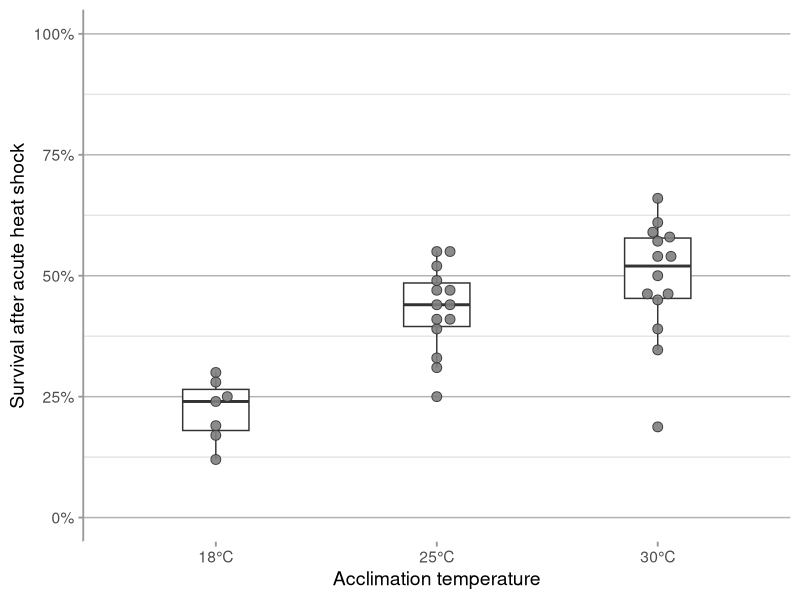
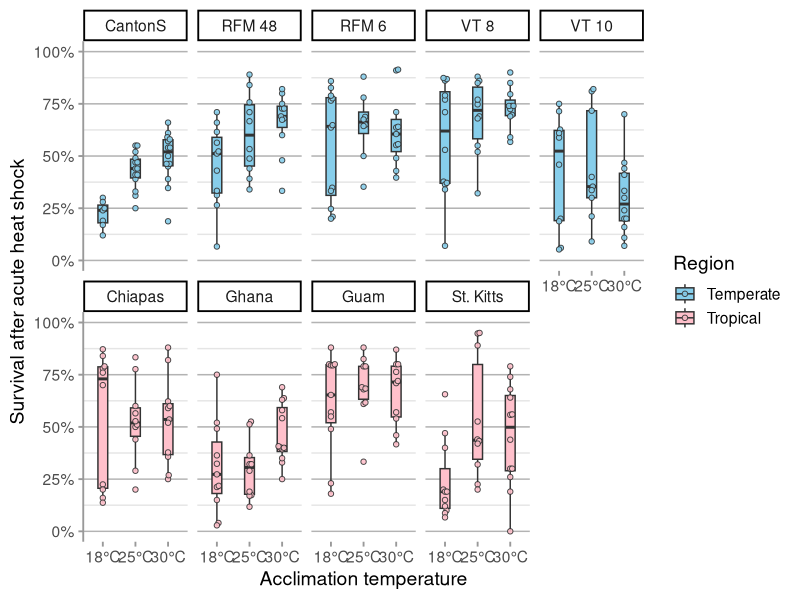
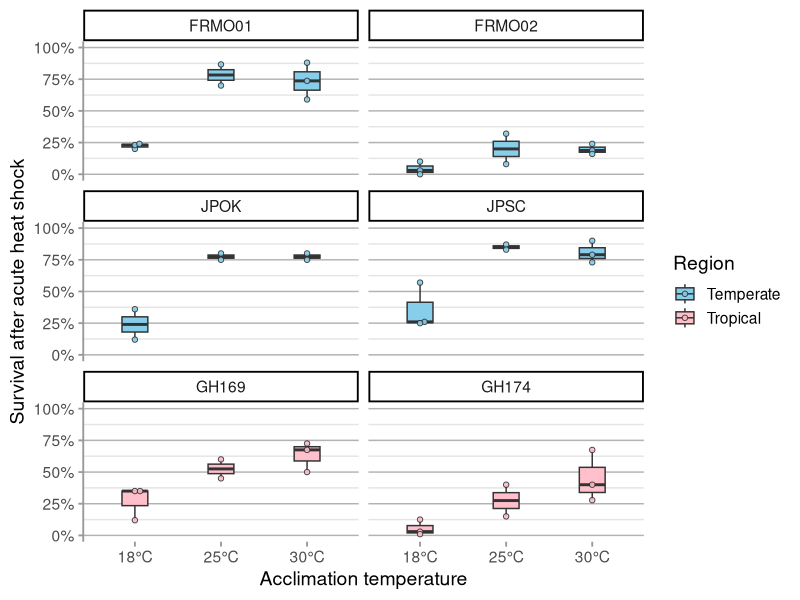
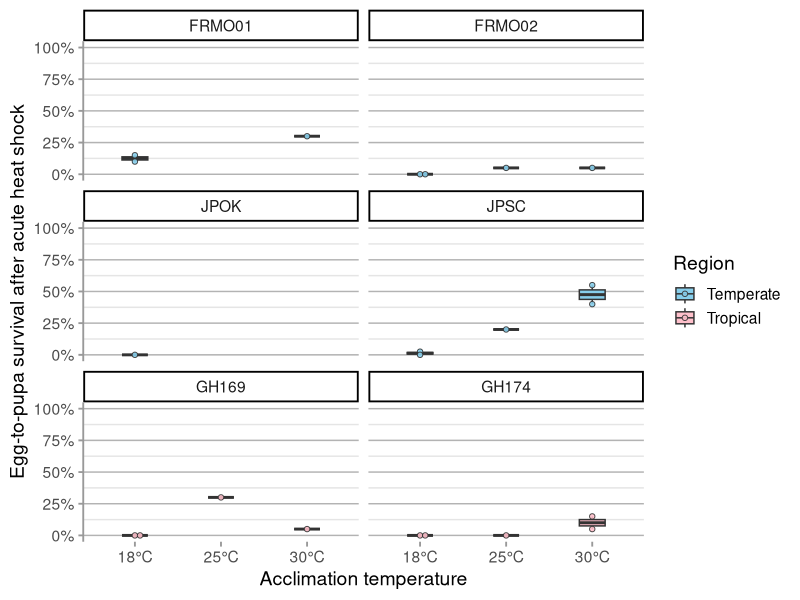
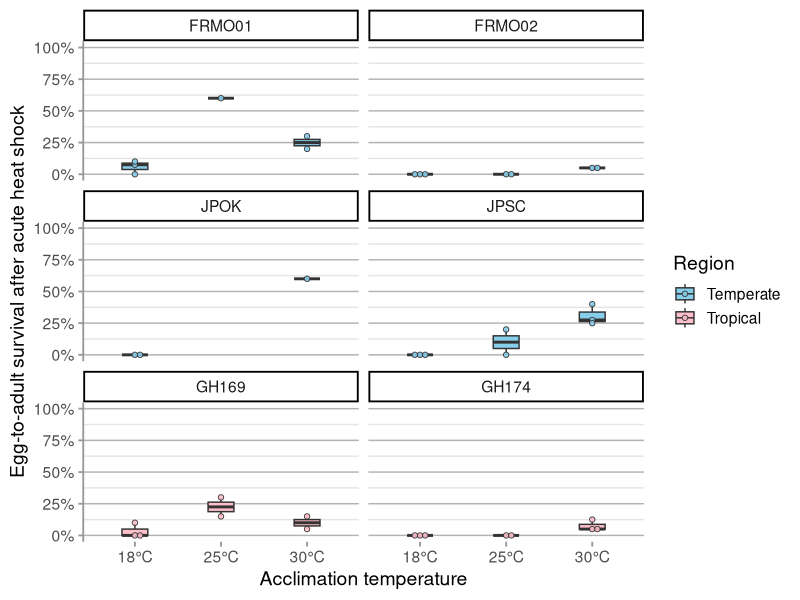
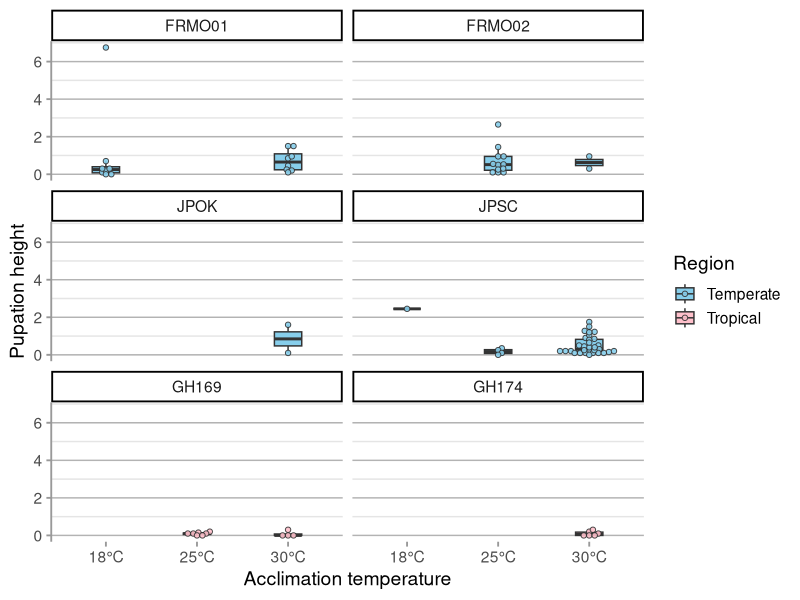
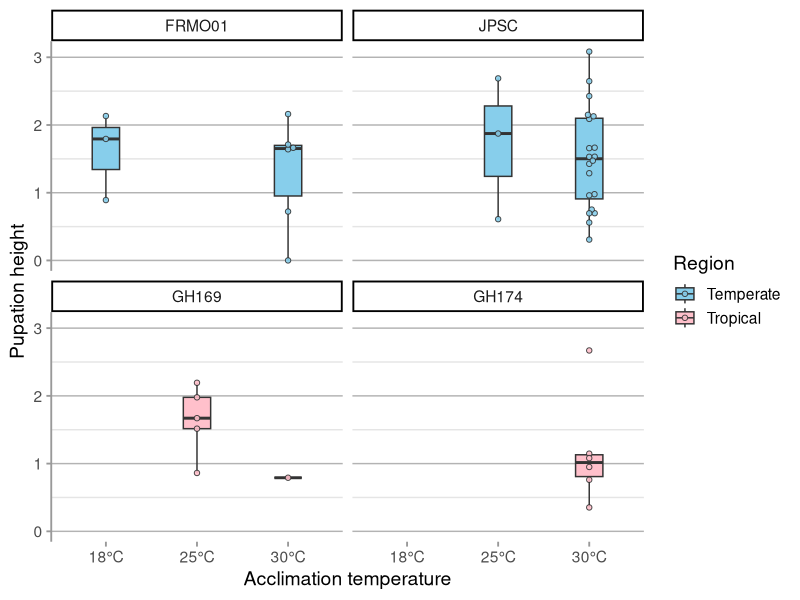

R code for these plots, in order:
## ---- chunk 1
# don't show echos, warnings, or messages
knitr::opts_chunk$set(echo = FALSE, 
                      warning = FALSE, 
                      message = FALSE,
                      comment = "")

# Load packages
require(tidyverse)
require(kableExtra)

# Load data
dat <- read_csv(here::here("pheno/data/embryo_acc_pheno.csv"))
dat_new <- read_csv(here::here("pheno/data/acclimation_survival_new_geno_summer_2022.csv"))
dat_ph <- read_csv(here::here("pheno/data/acclimation_pupation_new_geno_summer_2022.csv"))
dat_ws <- read_csv(here::here("pheno/data/acclimation_walking_speed_new_geno_summer_2022.csv"))
## ---- chunk 2
# Plot Canton S survival data
dat %>%
  filter(Genotype == "CantonS") %>%
  filter(Stage == "Early") %>%
  mutate(Acclimation = paste0(Acclimation, "°C")) %>%
  ggplot(aes(x = Acclimation,
             y = Survival*100)) +
  geom_boxplot(width = 0.3,
              color = "grey20",
              outlier.shape = NA) +
  ggbeeswarm::geom_beeswarm(size = 3,
                            cex = 2,
                            shape = 21,
                            fill = "grey50",
                            color = "grey20",
                            alpha = 0.9) +
  scale_y_continuous(name = "Survival after acute heat shock",
                     limits = c(0, 100),
                     labels = function(x) paste0(x, "%")) + 
  theme_classic(base_size = 14) +
  labs(x = "Acclimation temperature") +
  theme(axis.line.y = element_line(color = "grey60"),
        axis.line.x = element_line(color = "grey100"),
        axis.ticks = element_line(color = "grey60"),
        panel.grid.major.y = element_line(color = "grey70", 
                                          size = 0.5),
        panel.grid.minor.y = element_line(color = "grey90", 
                                          size = 0.5))

## ---- chunk 3
# Plot data for individual genotypes
dat %>% 
  mutate(Genotype = factor(Genotype, 
                           levels = c("CantonS", "RFM 48", "RFM 6", 
                                      "VT 8", "VT 10", "Chiapas", 
                                       "Ghana", "Guam", "St. Kitts"))) %>%
  filter(Stage == "Early") %>%
  mutate(Acclimation = paste0(Acclimation, "°C")) %>%
  ggplot(aes(x = Acclimation,
             y = Survival*100,
             fill = Region)) +
  geom_boxplot(width = 0.3,
               color = "grey20",
               outlier.shape = NA) +
  ggbeeswarm::geom_beeswarm(size = 1.5,
                            cex = 2,
                            shape = 21,
                            color = "grey20",
                            alpha = 0.9) +
  scale_y_continuous(name = "Survival after acute heat shock",
                     limits = c(0, 100),
                     labels = function(x) paste0(x, "%")) + 
  theme_classic(base_size = 14) +
  scale_fill_manual(values = c("skyblue", "pink")) +
  labs(x = "Acclimation temperature") +
  theme(axis.line.y = element_line(color = "grey60"),
        axis.line.x = element_line(color = "grey100"),
        axis.ticks = element_line(color = "grey60"),
        panel.grid.major.y = element_line(color = "grey70", 
                                          size = 0.5),
        panel.grid.minor.y = element_line(color = "grey90", 
                                          size = 0.5)) +
  facet_wrap(~ Genotype,
             nrow = 2) 
## ---- chunk 4
# # Diurnal variation in all these places
# bio <- read_csv("~/R/projects/ox_stress/exp_design/lockwood_lab_stocks_bioclim.csv")
# bio %>%
#   distinct(Locale, .keep_all = TRUE) %>%
#   select(Locale, bio2) %>%
#   mutate(Mean_Diurnal_Range = bio2/10)

# # Analyze results
# mod <- dat %>%
#   filter(Genotype == "CantonS") %>%
#   filter(Temp == 38.75) %>%
#   glm(Survival ~ Acclimation, 
#       weights = Number_Eggs,
#       family = quasibinomial,
#       data = .) 
# 
# summary(mod)
# broom::tidy(mod)
## ---- chunk 5
# New genotypes ----------------------------------------------------------------
dat_new %>% 
  mutate(Genotype = factor(Genotype,
                           levels = c("FRMO01", "FRMO02", "JPOK",
                                      "JPSC", "GH169", "GH174"))) %>%
  dplyr::filter(Stage == "Early") %>%
  mutate(Acclimation = paste0(Acclimation, "°C")) %>%
  ggplot(aes(x = Acclimation,
             y = N_Hatched/N_Eggs*100,
             fill = Region)) +
  geom_boxplot(width = 0.3,
               color = "grey20",
               outlier.shape = NA) +
  ggbeeswarm::geom_beeswarm(size = 1.5,
                            cex = 2,
                            shape = 21,
                            color = "grey20",
                            alpha = 0.9) +
  scale_y_continuous(name = "Survival after acute heat shock",
                     limits = c(0, 100),
                     labels = function(x) paste0(x, "%")) + 
  theme_classic(base_size = 14) +
  scale_fill_manual(values = c("skyblue", "pink")) +
  labs(x = "Acclimation temperature") +
  theme(axis.line.y = element_line(color = "grey60"),
        axis.line.x = element_line(color = "grey100"),
        axis.ticks = element_line(color = "grey60"),
        panel.grid.major.y = element_line(color = "grey70", 
                                          size = 0.5),
        panel.grid.minor.y = element_line(color = "grey90", 
                                          size = 0.5)) +
  facet_wrap(~ Genotype, nrow = 3) 
## ---- chunk 6
# Egg-to-pupa survival
dat_new %>%
  mutate(Genotype = factor(Genotype,
                           levels = c("FRMO01", "FRMO02", "JPOK",
                                      "JPSC", "GH169", "GH174"))) %>%
  dplyr::filter(Stage == "Early") %>%
  mutate(Acclimation = paste0(Acclimation, "°C")) %>%
  ggplot(aes(x = Acclimation,
             y = N_Pupated/N_Eggs_for_Pupa_Adult*100,
             fill = Region)) +
  geom_boxplot(width = 0.3,
               color = "grey20",
               outlier.shape = NA) +
  ggbeeswarm::geom_beeswarm(size = 1.5,
                            cex = 2,
                            shape = 21,
                            color = "grey20",
                            alpha = 0.9) +
  scale_y_continuous(name = "Egg-to-pupa survival after acute heat shock",
                     limits = c(0, 100),
                     labels = function(x) paste0(x, "%")) + 
  theme_classic(base_size = 14) +
  scale_fill_manual(values = c("skyblue", "pink")) +
  labs(x = "Acclimation temperature") +
  theme(axis.line.y = element_line(color = "grey60"),
        axis.line.x = element_line(color = "grey100"),
        axis.ticks = element_line(color = "grey60"),
        panel.grid.major.y = element_line(color = "grey70", 
                                          size = 0.5),
        panel.grid.minor.y = element_line(color = "grey90", 
                                          size = 0.5)) +
  facet_wrap(~ Genotype, nrow = 3) 
## ---- chunk 7
# Egg-to-adult survival
dat_new %>% 
  mutate(Genotype = factor(Genotype,
                           levels = c("FRMO01", "FRMO02", "JPOK",
                                      "JPSC", "GH169", "GH174"))) %>%
  dplyr::filter(Stage == "Early") %>%
  mutate(Acclimation = paste0(Acclimation, "°C")) %>%
  ggplot(aes(x = Acclimation,
             y = N_Eclosed/N_Eggs_for_Pupa_Adult*100,
             fill = Region)) +
  geom_boxplot(width = 0.3,
               color = "grey20",
               outlier.shape = NA) +
  ggbeeswarm::geom_beeswarm(size = 1.5,
                            cex = 2,
                            shape = 21,
                            color = "grey20",
                            alpha = 0.9) +
  scale_y_continuous(name = "Egg-to-adult survival after acute heat shock",
                     limits = c(0, 100),
                     labels = function(x) paste0(x, "%")) + 
  theme_classic(base_size = 14) +
  scale_fill_manual(values = c("skyblue", "pink")) +
  labs(x = "Acclimation temperature") +
  theme(axis.line.y = element_line(color = "grey60"),
        axis.line.x = element_line(color = "grey100"),
        axis.ticks = element_line(color = "grey60"),
        panel.grid.major.y = element_line(color = "grey70", 
                                          size = 0.5),
        panel.grid.minor.y = element_line(color = "grey90", 
                                          size = 0.5)) +
  facet_wrap(~ Genotype, nrow = 3) 
## ---- chunk 8
# Pupation height
dat_ph %>%
  mutate(Genotype = factor(Genotype,
                                levels = c("FRMO01", "FRMO02", "JPOK",
                                           "JPSC", "GH169", "GH174"))) %>%
  dplyr::filter(Stage == "Early") %>%
  mutate(Acclimation = paste0(Acclimation, "°C")) %>%
  ggplot(aes(x = Acclimation,
             y = Height,
             fill = Region)) +
  geom_boxplot(width = 0.3,
               color = "grey20",
               outlier.shape = NA) +
  ggbeeswarm::geom_beeswarm(size = 1.5,
                            cex = 2,
                            shape = 21,
                            color = "grey20",
                            alpha = 0.9) +
  scale_y_continuous(name = "Pupation height") +
  theme_classic(base_size = 14) +
  scale_fill_manual(values = c("skyblue", "pink")) +
  labs(x = "Acclimation temperature") +
  theme(axis.line.y = element_line(color = "grey60"),
        axis.line.x = element_line(color = "grey100"),
        axis.ticks = element_line(color = "grey60"),
        panel.grid.major.y = element_line(color = "grey70", 
                                          size = 0.5),
        panel.grid.minor.y = element_line(color = "grey90", 
                                          size = 0.5)) +
  facet_wrap(~ Genotype, nrow = 3) 
## ---- chunk 9
# Walking speed
dat_ws %>%
  mutate(Genotype = factor(Genotype,
                                levels = c("FRMO01", "FRMO02", "JPOK",
                                           "JPSC", "GH169", "GH174"))) %>%
  dplyr::filter(Stage == "Early") %>%
  mutate(Acclimation = paste0(Acclimation, "°C")) %>%
  ggplot(aes(x = Acclimation,
             y = Speed,
             fill = Region)) +
  geom_boxplot(width = 0.3,
               color = "grey20",
               outlier.shape = NA) +
  ggbeeswarm::geom_beeswarm(size = 1.5,
                            cex = 2,
                            shape = 21,
                            color = "grey20",
                            alpha = 0.9) +
  scale_y_continuous(name = "Pupation height") +
  theme_classic(base_size = 14) +
  scale_fill_manual(values = c("skyblue", "pink")) +
  labs(x = "Acclimation temperature") +
  theme(axis.line.y = element_line(color = "grey60"),
        axis.line.x = element_line(color = "grey100"),
        axis.ticks = element_line(color = "grey60"),
        panel.grid.major.y = element_line(color = "grey70", 
                                          size = 0.5),
        panel.grid.minor.y = element_line(color = "grey90", 
                                          size = 0.5)) +
  facet_wrap(~ Genotype, nrow = 3) 
